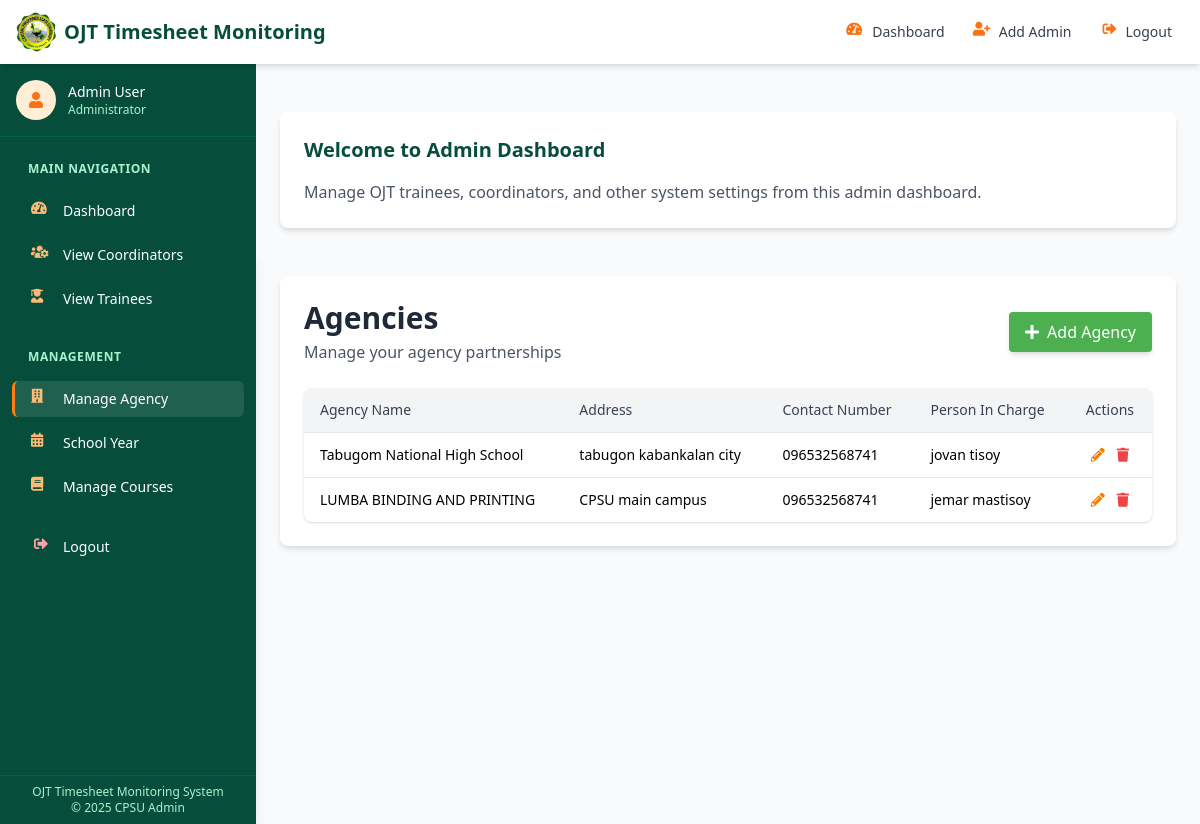
Page /dist/dashboard/admindashboard/manage-agency.php (signed in) on the committed database.
### tables this page shows
CREATE TABLE `agencies` (
  `id` int(11) NOT NULL,
  `agency_name` varchar(255) NOT NULL,
  `agency_address` varchar(255) DEFAULT NULL,
  `person_incharge` varchar(255) NOT NULL,
  `contact_person` varchar(255) DEFAULT NULL,
  `contact_number` varchar(15) DEFAULT NULL,
  `created_at` timestamp NOT NULL DEFAULT current_timestamp(),
  `updated_at` timestamp NOT NULL DEFAULT current_timestamp() ON UPDATE current_timestamp()
);

### dist/dashboard/admindashboard/manage-agency.php (the view, shortened to what this page needs)
<?php
include '../dbcon.php';
$query = "SELECT * FROM agencies";
$result = mysqli_query($conn, $query);
?>
<!DOCTYPE html>
<html lang="en">
<head>
    <script src="https://cdn.tailwindcss.com"></script>
    <link rel="stylesheet" href="https://cdnjs.cloudflare.com/ajax/libs/font-awesome/6.0.0-beta3/css/all.min.css">
    <link rel="stylesheet" href="../../style.css">
</head>
<body class="bg-gray-50">
    <div class="main-layout">
        <?php include 'nav/top-nav.php'; ?>
        <div class="content-wrapper">
            <div class="main-content p-4 md:p-6">
                <div class="bg-white rounded-lg shadow-md p-4 md:p-6">
                    <div class="flex flex-col md:flex-row items-start md:items-center justify-between mb-6">
                        <div class="mb-4 md:mb-0">
                            <h1 class="text-2xl md:text-3xl font-bold text-gray-800">Agencies</h1>
                            <p class="text-gray-600 mt-1">Manage your agency partnerships</p>
                        </div>
                        <button class="flex items-center px-4 py-2 text-white rounded transition-colors bg-primary hover:bg-primary-dark shadow-md" id="addAgencyBtn">
                            <i class="fas fa-plus"></i>
                            <span class="ml-2">Add Agency</span>
                        </button>
                    </div>
                    <div class="bg-white rounded-lg overflow-hidden shadow">
                        <div class="overflow-x-auto">
                            <table class="min-w-full text-sm divide-y divide-gray-200">
                                <thead>
                                    <tr class="bg-gray-100">
                                        <th class="px-4 py-3 text-left font-medium text-gray-700">Agency Name</th>
                                        <th class="px-4 py-3 text-left font-medium text-gray-700 hidden md:table-cell">Address</th>
                                        <th class="px-4 py-3 text-left font-medium text-gray-700 hidden sm:table-cell">Contact Number</th>
                                        <th class="px-4 py-3 text-left font-medium text-gray-700 hidden lg:table-cell">Person In Charge</th>
                                        <th class="px-4 py-3 text-center font-medium text-gray-700">Actions</th>
                                    </tr>
                                </thead>
                                <tbody class="divide-y divide-gray-200">
                                    <?php while ($row = mysqli_fetch_assoc($result)) : ?>
                                        <tr class="hover:bg-gray-50">
                                            <td class="px-4 py-3"><?= $row['agency_name'] ?></td>
                                            <td class="px-4 py-3 hidden md:table-cell"><?= $row['agency_address'] ?></td>
                                            <td class="px-4 py-3 hidden sm:table-cell"><?= $row['contact_number'] ?></td>
                                            <td class="px-4 py-3 hidden lg:table-cell"><?= $row['person_incharge'] ?></td>
                                            <td class="px-4 py-3">
                                                <div class="flex justify-center space-x-3">
                                                    <button class="text-secondary-dark hover:text-secondary transition-colors editBtn"
                                                        data-id="<?= $row['id'] ?>"
                                                        data-agency_name="<?= $row['agency_name'] ?>"
                                                        data-agency_address="<?= $row['agency_address'] ?>"
                                                        data-contact_number="<?= $row['contact_number'] ?>"
                                                        data-person_incharge="<?= $row['person_incharge'] ?>">
                                                        <i class="fas fa-pencil-alt"></i>
                                                    </button>
                                                    <button class="text-red-500 hover:text-red-700 transition-colors deleteBtn" data-id="<?= $row['id'] ?>">
                                                        <i class="fas fa-trash"></i>
                                                    </button>
                                                </div>
                                            </td>
                                        </tr>
                                    <?php endwhile; ?>
                                </tbody>
                            </table>
                        </div>
                    </div>
                </div>
            </div>
        </div>
    </div>
</body>
</html>

### dist/dashboard/admindashboard/manage-agency.php (style rules this page uses)
.main-layout { display: flex; min-height: 100vh; flex-direction: column; }
.content-wrapper { display: flex; flex: 1; overflow: hidden; }
.main-content { flex: 1; overflow-y: auto; transition: margin-left 0.3s ease; }

### dist/dashboard/admindashboard/nav/top-nav.php (style rules this page uses)
:root { --primary-color: #1a543f; --primary-light: #2c7a5d; --primary-dark: #0f3024; --accent-color: #fd7e14; --accent-light: #ff9642; --text-light: #f8f9fa; --text-dark: #212529; }
body { font-family: 'Segoe UI', Tahoma, Geneva, Verdana, sans-serif; }

### rows in the picture
agencies: agency_name "Tabugom National High School", agency_address "tabugon kabankalan city", contact_number "096532568741", person_incharge "jovan tisoy"
agencies: agency_name "LUMBA BINDING AND PRINTING", agency_address "CPSU main campus", contact_number "096532568741", person_incharge "jemar mastisoy"
